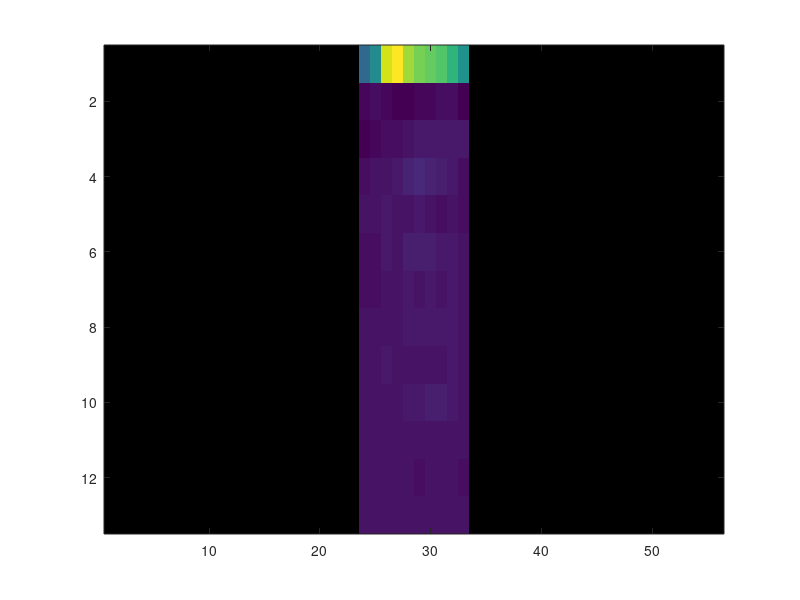

MATLAB code for this plot:
y = load('ZEpower.txt');
cept = zeros(13, size(y, 1) / 13);
count = 1;
for i = 1 : size(y, 1) / 13
    for j = 1 : 13
        cept(j, i) = y(count);
        count = count + 1;
    end
end
imagesc(cept);

